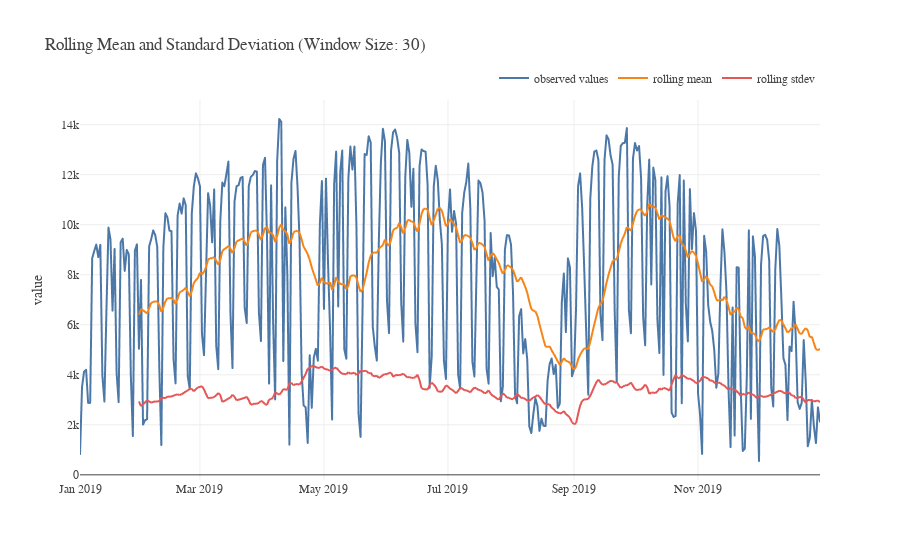

Notebook source saved alongside this figure:
### Code cell
rolling_30 = px.line(
    daily_outflow,
    x = daily_outflow.index,
    y = [
        daily_outflow["count"],
        daily_outflow["count"].rolling(30).mean(),
        daily_outflow["count"].rolling(30).std()
    ],
    labels={"variable": "", "giorno_partenza": ""},
    color_discrete_sequence=px.colors.qualitative.T10,
    title = "Rolling Mean and Standard Deviation (Window Size: 30)"
    ).update_layout(legend=dict(
        orientation="h",
        yanchor="bottom",
        y=1.02,
        xanchor="right",
        x=1
))

series_name = ["observed values", "rolling mean", "rolling stdev"]

for idx, name in enumerate(series_name):
    rolling_30.data[idx].name = name

ps.plotly_style(rolling_30)

### Figure 1 — Plotly figure (JSON) as saved in the notebook; plotly's stock layout.template omitted (floating-point values rounded to 4 significant figures; data arrays with more than 128 entries replaced by an {"elided": "..."} marker saying what was removed)
{"data": [{"hovertemplate": "=%{x}<br>value=%{y}<extra></extra>", "legendgroup": "count", "line": {"color": "#4C78A8", "dash": "solid"}, "mode": "lines", "name": "observed values", "showlegend": true, "type": "scattergl", "x": {"elided": "365 str values"}, "xaxis": "x", "y": {"elided": "365 int values"}, "yaxis": "y"}, {"hovertemplate": "=%{x}<br>value=%{y}<extra></extra>", "legendgroup": "wide_variable_1", "line": {"color": "#F58518", "dash": "solid"}, "mode": "lines", "name": "rolling mean", "showlegend": true, "type": "scattergl", "x": {"elided": "365 str values"}, "xaxis": "x", "y": {"elided": "365 float values"}, "yaxis": "y"}, {"hovertemplate": "=%{x}<br>value=%{y}<extra></extra>", "legendgroup": "wide_variable_2", "line": {"color": "#E45756", "dash": "solid"}, "mode": "lines", "name": "rolling stdev", "showlegend": true, "type": "scattergl", "x": {"elided": "365 str values"}, "xaxis": "x", "y": {"elided": "365 float values"}, "yaxis": "y"}], "layout": {"font": {"family": "DejaVuSansMono Nerd Font"}, "legend": {"orientation": "h", "title": {"text": ""}, "tracegroupgap": 0, "x": 1, "xanchor": "right", "y": 1.02, "yanchor": "bottom"}, "title": {"text": "Rolling Mean and Standard Deviation (Window Size: 30)", "x": 0.05, "xanchor": "left"}, "xaxis": {"anchor": "y", "domain": [0, 1], "title": {"text": ""}}, "yaxis": {"anchor": "x", "domain": [0, 1], "title": {"text": "value"}}}}
